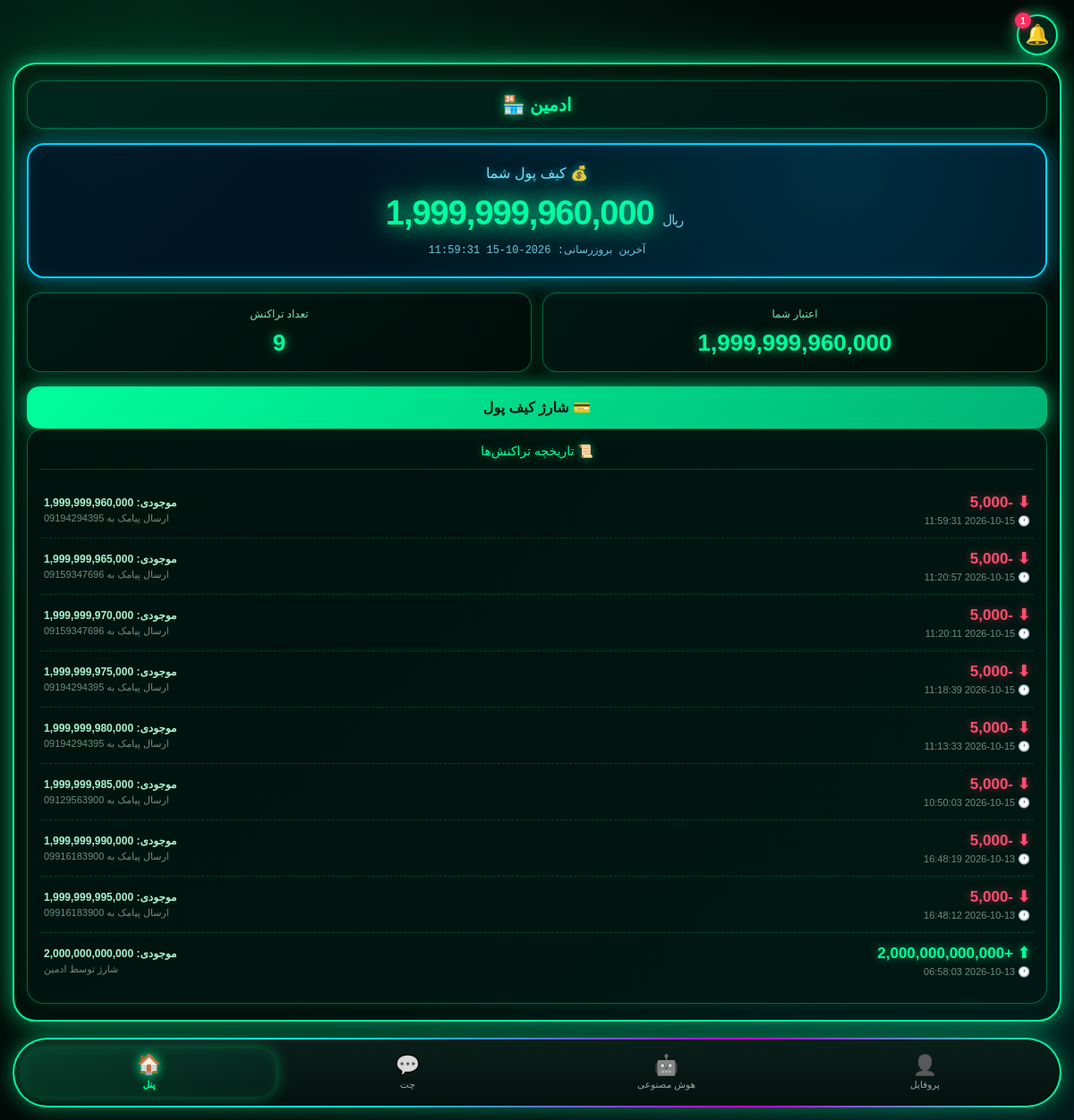
/panel/wallet (signed in), run on an earlier commit of the app's database.
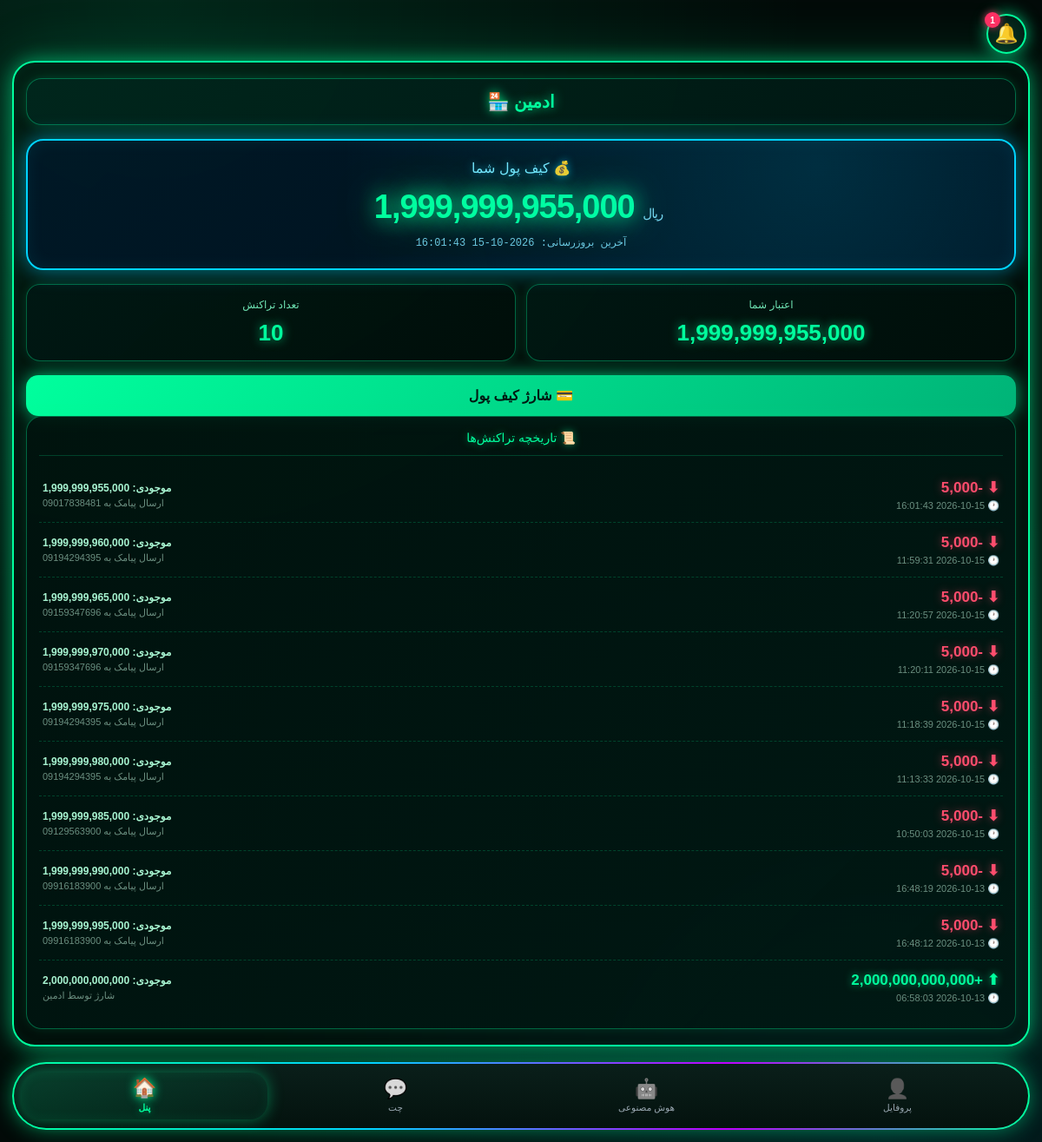
And on a later commit of the database.
### tables this page shows
CREATE TABLE wallets (
    id INTEGER PRIMARY KEY AUTOINCREMENT,
    user_id INTEGER UNIQUE,
    balance INTEGER DEFAULT 0,
    updated_at TIMESTAMP DEFAULT CURRENT_TIMESTAMP);

CREATE TABLE transactions (
    id INTEGER PRIMARY KEY AUTOINCREMENT,
    user_id INTEGER,
    amount INTEGER,
    type TEXT,
    description TEXT,
    balance_after INTEGER,
    created_at TIMESTAMP DEFAULT CURRENT_TIMESTAMP);

### wallet_routes.py (the view)
@wallet_bp.route('/panel/wallet')
def panel_wallet():
    uid = _current_uid()
    if not uid:
        return redirect('/panel/login')
    u = get_user(uid)
    shop = u[3] if u and len(u) > 3 else ''
    txs = get_transactions(uid, 50)
    last_update = txs[0][5] if txs else 'هنوز تراکنشی نیست'
    try:
        cs = get_user_settings(uid)
    except Exception:
        cs = None
    return render_template('wallet.html',
        balance=get_wallet(uid),
        txs=txs,
        shop=shop,
        last_update=last_update,
        current_settings=cs)

### app.py (called while the page is built)
@app.context_processor
def inject_global_settings():
    try:
        if session.get("is_admin"):
            s = get_admin_settings()
        elif session.get("user_id"):
            s = get_user_settings(session["user_id"])
        else:
            s = {"avatar": None, "bg": None, "theme": "neon"}
    except Exception:
        s = {"avatar": None, "bg": None, "theme": "neon"}
    return {"current_settings": s}

@app.after_request
def _security_headers(response):
    if response.content_type and 'text/html' in response.content_type:
        response.headers["Cache-Control"] = "no-store, no-cache, must-revalidate, max-age=0"
        response.headers["Pragma"] = "no-cache"
        response.headers["Expires"] = "0"
    """هدرهای امنیتی"""
    response.headers["X-Content-Type-Options"] = "nosniff"
    response.headers["X-Frame-Options"] = "SAMEORIGIN"
    response.headers["X-XSS-Protection"] = "1; mode=block"
    response.headers["Referrer-Policy"] = "no-referrer"
    response.headers["Permissions-Policy"] = "geolocation=(), microphone=(), camera=()"
    return response

### wallet_routes.py (called while the page is built)
def _current_uid():
    return session.get('user_id') or session.get('uid') or session.get('id')

### templates/wallet.html (shortened to what this page needs)
<!DOCTYPE html>
<html lang="fa" dir="rtl">
<head>
<link rel="icon" type="image/png" href="/static/icons/icon-192.png"><link rel="apple-touch-icon" href="/static/apple-touch-icon.png"></head>
<body>
<a class="bell" href="/notifications">🔔<span class="badge">1</span></a>
<div class="frame">
  <div class="shop-header">{% if shop %}{{ shop }} 🏪{% else %}فروشگاه من 🏪{% endif %}</div>
  <div class="blue-card">
    <div class="blue-title">💰 کیف پول شما</div>
    <div class="blue-amount">{{ "{:,}".format(balance) }} <small>ریال</small></div>
    <div class="blue-sub">آخرین بروزرسانی: {{ last_update }}</div>
  </div>
  <div class="two-cards">
    <div class="small-card">
      <div class="small-label">اعتبار شما</div>
      <div class="small-value">{{ "{:,}".format(balance) }}</div>
    </div>
    <div class="small-card">
      <div class="small-label">تعداد تراکنش</div>
      <div class="small-value">{{ txs|length }}</div>
    </div>
  </div>
  <a href="/panel/wallet/charge" style="display:block;margin-top:14px;text-align:center;background:linear-gradient(135deg,#00ff9d,#00b377);color:#001a12;text-decoration:none;font-weight:bold;padding:14px;border-radius:14px;box-shadow:0 0 20px rgba(0,255,157,.7)">💳 شارژ کیف پول</a>
  <div class="options-box">
    <div class="options-title">📜 تاریخچه تراکنش‌ها</div>
    {% if txs %}
      {% for t in txs %}
        <div class="tx" style="animation-delay:{{ loop.index0 * 0.07 }}s">
          <div>
            <div class="tx-amt {% if t[1] > 0 %}plus{% else %}minus{% endif %}">
              {% if t[1] > 0 %}⬆ +{% else %}⬇ {% endif %}{{ "{:,}".format(t[1]) }}
            </div>
            <div class="tx-meta">🕐 {{ t[5] }}</div>
          </div>
          <div class="tx-right">
            <span class="bal">موجودی: {{ "{:,}".format(t[4]) }}</span>
            {{ t[3] }}
          </div>
        </div>
      {% endfor %}
    {% else %}
      <div class="empty">
        <span class="empty-icon">📭</span>
        هنوز تراکنشی ثبت نشده
      </div>
    {% endif %}
  </div>
</div>
<div class="nav-wrap">
  <div class="bottom-nav">
    <a class="nav-item" href="/panel/profile">
      <span class="ic">👤</span><span>پروفایل</span>
    </a>
    <a class="nav-item" href="/panel/ai">
      <span class="ic">🤖</span><span>هوش مصنوعی</span>
    </a>
    <a class="nav-item" href="/panel/chat">
      <span class="ic">💬</span><span>چت</span>
    </a>
    <a class="nav-item active" href="/panel/dashboard">
      <span class="ic">🏠</span><span>پنل</span>
    </a>
  </div>
</div>
{% include "_global_bg.html" %}
</body>
</html>

What changed in the data, as far as the page shows it:
changed wallets: balance "1,999,999,960,000" → "1,999,999,955,000"
added transactions: created_at "2026-10-15 16:01:43", amount "-5,000", balance_after "1,999,999,955,000", description "ارسال پیامک به 09017838481"
Also different on the page:
{{ txs|length }}: "9" → "10"
{{ last_update }}: "2026-10-15 11:59:31" → "2026-10-15 16:01:43"
